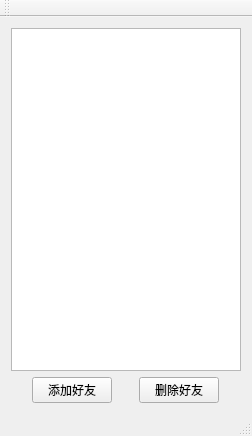
<?xml version="1.0" encoding="UTF-8"?>
<ui version="4.0">
 <class>MainWindow</class>
 <widget class="QMainWindow" name="MainWindow">
  <property name="geometry">
   <rect>
    <x>0</x>
    <y>0</y>
    <width>252</width>
    <height>436</height>
   </rect>
  </property>
  <property name="windowTitle">
   <string>MainWindow</string>
  </property>
  <widget class="QWidget" name="centralWidget">
   <layout class="QVBoxLayout" name="verticalLayout">
    <item>
     <widget class="QListWidget" name="listWidgetFriends"/>
    </item>
    <item>
     <layout class="QHBoxLayout" name="horizontalLayout">
      <item>
       <widget class="QPushButton" name="pushButtonAdd">
        <property name="sizePolicy">
         <sizepolicy hsizetype="Fixed" vsizetype="Fixed">
          <horstretch>0</horstretch>
          <verstretch>0</verstretch>
         </sizepolicy>
        </property>
        <property name="text">
         <string>添加好友</string>
        </property>
       </widget>
      </item>
      <item>
       <widget class="QPushButton" name="pushButtonDel">
        <property name="sizePolicy">
         <sizepolicy hsizetype="Fixed" vsizetype="Fixed">
          <horstretch>0</horstretch>
          <verstretch>0</verstretch>
         </sizepolicy>
        </property>
        <property name="text">
         <string>删除好友</string>
        </property>
       </widget>
      </item>
     </layout>
    </item>
   </layout>
  </widget>
  <widget class="QMenuBar" name="menuBar">
   <property name="geometry">
    <rect>
     <x>0</x>
     <y>0</y>
     <width>252</width>
     <height>23</height>
    </rect>
   </property>
  </widget>
  <widget class="QToolBar" name="mainToolBar">
   <attribute name="toolBarArea">
    <enum>TopToolBarArea</enum>
   </attribute>
   <attribute name="toolBarBreak">
    <bool>false</bool>
   </attribute>
  </widget>
  <widget class="QStatusBar" name="statusBar"/>
 </widget>
 <layoutdefault spacing="6" margin="11"/>
 <resources/>
 <connections/>
</ui>
